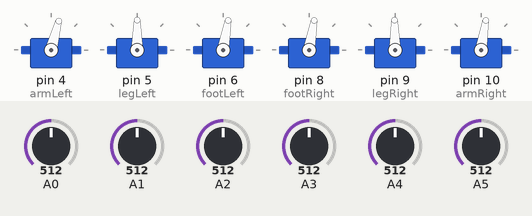
Bench run of a sketch on a simulated Arduino Uno, built with avr-gcc and run on an emulated ATmega328P. Parts: 6 × servo. The test bench sets the inputs (shaded band); at power-on: A0 = 512, A1 = 512, A3 = 512, A4 = 512, A5 = 512, A2 = 512.

Above: at 1.2 s.
1.3 s: A0 set to 716
At 1.8 s:
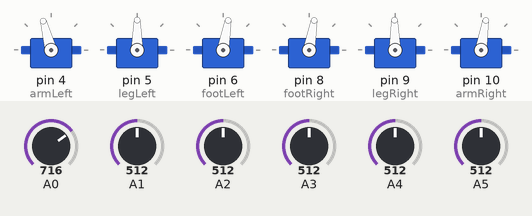
2.8 s: A1 set to 716
At 4.0 s:
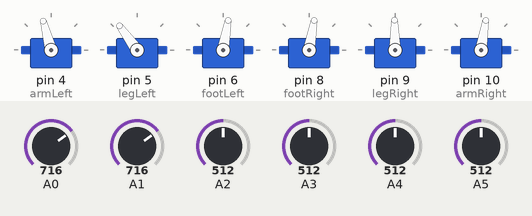
4.3 s: A3 set to 716
At 5.2 s:
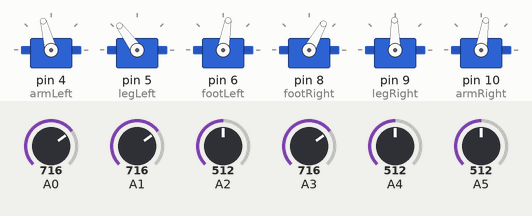
5.8 s: A4 set to 716
At 6.4 s:
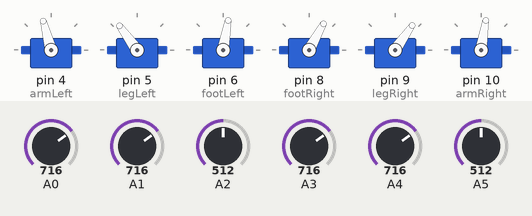
7.3 s: A5 set to 716
At 8.5 s:
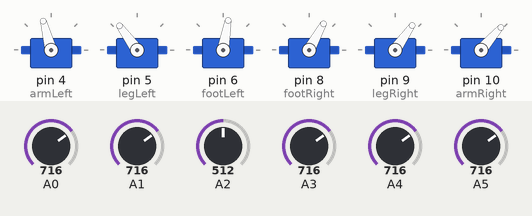
8.8 s: A2 set to 306
At 9.8 s:
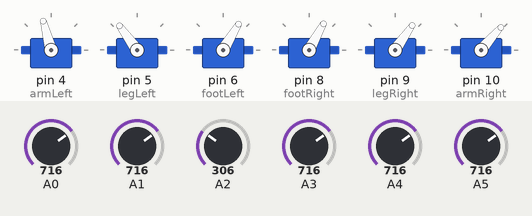
Timing chart, 0 to 11.3 s (numbered marks = the images above; inputs shaded):
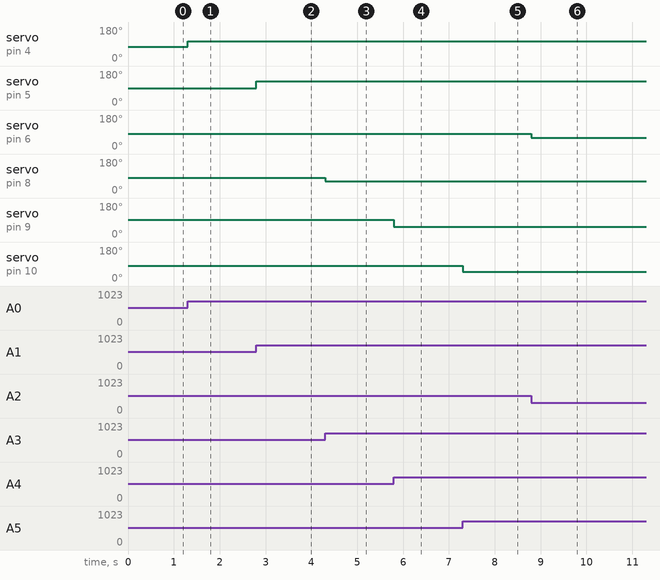

The sketch:

ottoAndando.ino
```cpp
#include <Servo.h>
int pot1,pot2,pot3,pot4,pot5,pot6;
Servo armLeft, legLeft, footLeft, footRight, legRight, armRight;

void setup() {
  armLeft.attach(4);
  legLeft.attach(5);
  footLeft.attach(6);
  footRight.attach(8);
  legRight.attach(9);
  armRight.attach(10);
  for(byte i=14;i<=19;i++){
    pinMode(i,INPUT);
    }
  Serial.begin(9600);
}

void loop() {
    voidArmLeft();
    voidArmRight();
    voidlegLeft();
    voidfootLeft();
    voidfootRight();
    voidlegRight();
}

void voidArmLeft(){
  pot1 = analogRead(14);
  pot1 = map(pot1,0,1024,1,150);
  armLeft.write(pot1);
}

void voidArmRight(){
  pot6 = analogRead(19);
  pot6 = map(pot6,0,1024,160,1);
  armRight.write(pot6);
}

void voidlegLeft(){
  pot2 = analogRead(15);
  pot2 = map(pot2,0,1024,1,180);
  legLeft.write(pot2);
  }

void voidfootLeft(){
  pot3 = analogRead(16);
  pot3 = map(pot3,0,1024,30,130);
  footLeft.write(pot3);
}

void voidfootRight(){
  pot4 = analogRead(17);
  pot4 = map(pot4,0,1024,130,30);
  footRight.write(pot4);
  }

void voidlegRight(){
  pot5 = analogRead(18);
  pot5 = map(pot5,0,1024,180,1);
  legRight.write(pot5);
}
```

Measured:
- after the input at 1.3 s, servo on pin 4 (armLeft): 75° → 105° at once
- after the input at 2.8 s, servo on pin 5 (legLeft): 90° → 126° at once
- after the input at 4.3 s, servo on pin 8 (footRight): 80° → 61° at once
- after the input at 5.8 s, servo on pin 9 (legRight): 91° → 55° at once
- after the input at 7.3 s, servo on pin 10 (armRight): 81° → 49° at once
- after the input at 8.8 s, servo on pin 6 (footLeft): 80° → 59° at once
